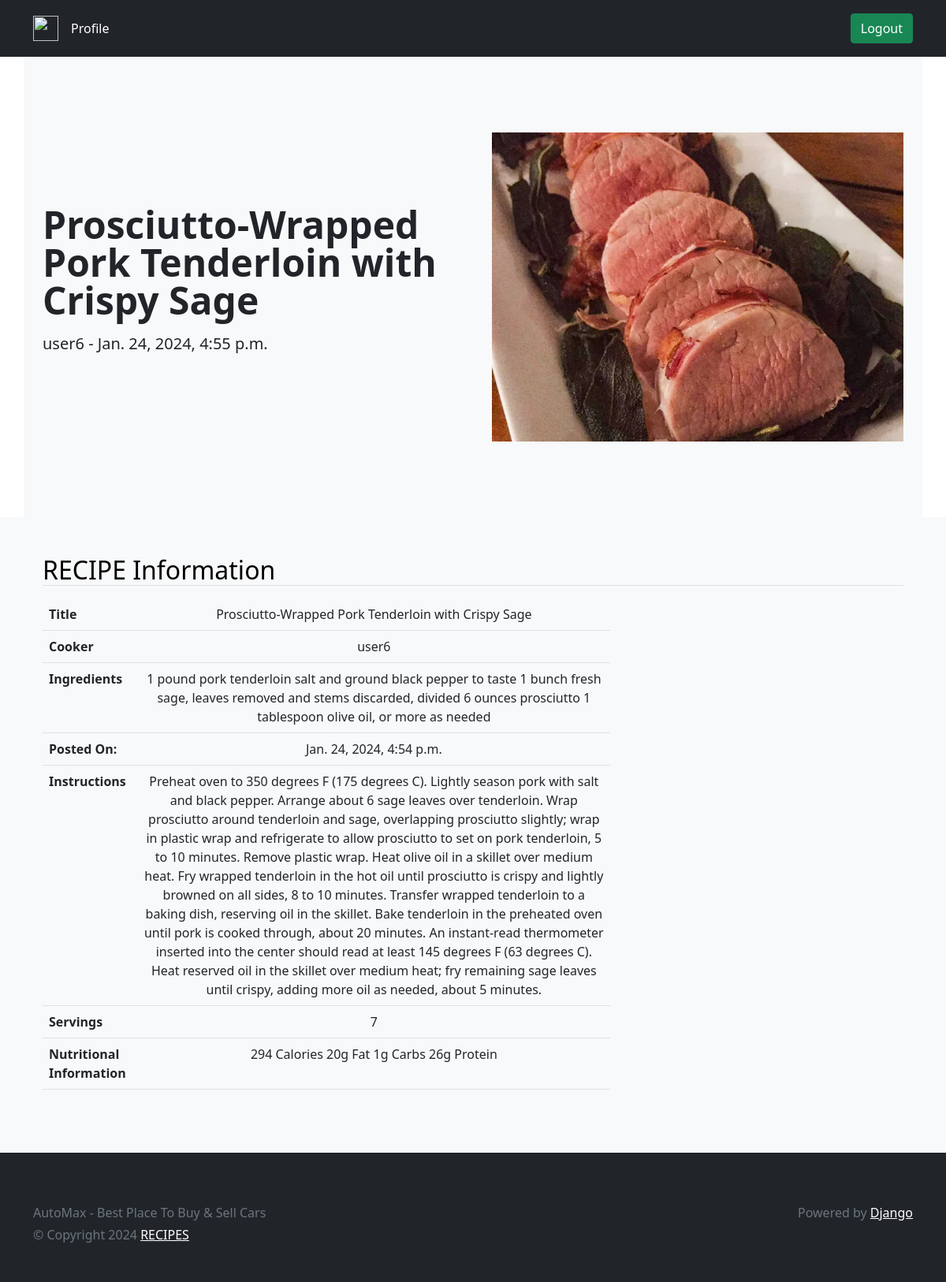
/view/7/ (signed in), run on the app's committed database.
### main/models.py (models this page shows, shortened)
class Recipe(models.Model):
    title = models.CharField(max_length=255)
    cooker = models.ForeignKey(User,on_delete = models.CASCADE)
    ingredients = models.TextField()
    instructions = models.TextField()
    cooking_time = models.PositiveIntegerField() # in minutes
    servings = models.PositiveIntegerField(default = 4)
    nutritional_information = models.TextField(blank=True, null=True)
    date_posted = models.DateTimeField(auto_now_add =True)
    date_updated = models.DateTimeField(auto_now =True)
    image = models.ImageField(upload_to='imges/')

### main/views.py (the view)
# urls.py: path('view/<int:id>/', view_view , name = 'view'),
@login_required
def view_view(request,id):
    try:
        recipe = Recipe.objects.get(id = id)
        if recipe is None:
            raise Exception
        return render(request, 'main/view.html',{'recipe': recipe})
    except Exception as e:
        messages.error(request,f'Invald id {id} was provided for recipe!')
        return redirect('home')

### main/templates/main/view.html
{% extends 'main/base.html' %}
{% load static %}
{% block content %}
<main>
    <section class="container col-xxl-8 px-4 py-5 bg-light">
      <div class="row flex-lg-row-reverse align-items-center g-5 py-5">
         <div class="col-10 col-sm-8 col-lg-6">
              <img src="{{ recipe.image.url }}" class="d-block mx-lg-auto img-fluid" width="1920" height="1080" loading="lazy">
         </div>
         <div class="col-lg-6">
            <h1 class="display-5 fw-bold lh-1 mb-3">{{ recipe.title}}</h1>
            <p class="lead">{{recipe.cooker.username}} - {{ recipe.date_updated}}</p>
         </div>
      </div>
    </section>
    <div class="bg-light">
        <div class="container px-4 py-5">
           <h2 class="mb-3 border-bottom" style="color: black;">RECIPE Information</h2>
           <div class="row row-cols-1 row-cols-md-3 mb-3 text-center">
              <div class="col-lg-8">
                  <div class="table-responsive">
                    <table class="table text-center">
                       <tbody>
                          <tr>
                            <th scope="row" class="text-start">Title</th>
                            <td>{{ recipe.title|capfirst }}</td>
                          </tr>
                          <tr>
                            <th scope="row" class="text-start">Cooker</th>
                            <td>{{ recipe.cooker.username }}</td>
                          </tr>
                          <tr>
                            <th scope="row" class="text-start">Ingredients</th>
                            <td>{{ recipe.ingredients }}</td>
                          </tr>
                          <tr>
                            <th scope="row" class="text-start">Posted On:</th>
                            <td>{{ recipe.date_posted }}</td>
                          </tr>
                          <tr>
                            <th scope="row" class="text-start">Instructions</th>
                            <td>{{ recipe.instructions }}</td>
                          </tr>
                          <tr>
                            <th scope="row" class="text-start">Servings</th>
                            <td>{{ recipe.servings }}</td>
                          </tr>
                          <tr>
                            <th scope="row" class="text-start">Nutritional Information</th>
                            <td>{{ recipe.nutritional_information }}</td>
                          </tr>
                       </tbody>
                    </table>
                  </div>
              </div>
           </div>
        </div>
    </div>
</main>
{% endblock %}

### data on the page
Recipe: image (picture), title "Prosciutto-Wrapped Pork Tenderloin with Crispy Sage", cooker.username "user6", date_updated "Jan. 24, 2024, 4:55 p.m.", ingredients "1 pound pork tenderloin salt and ground black pepper to taste 1 bunch fresh sage, leaves removed and stems discarded, divided 6 ounces prosciutto 1 tablespoon olive oil, or more as needed", date_posted "Jan. 24, 2024, 4:54 p.m.", instructions "Preheat oven to 350 degrees F (175 degrees C). Lightly season pork with salt and black pepper. Arrange about 6 sage leaves over tenderloin. Wrap prosciutto around tenderloin and sage, overlapping prosciutto slightly; wrap in plastic wrap and refrigerate to allow prosciutto to set on pork tenderloin, 5 to 10 minutes. Remove plastic wrap. Heat olive oil in a skillet over medium heat. Fry wrapped tenderloin in the hot oil until prosciutto is crispy and lightly browned on all sides, 8 to 10 minutes. Transfer wrapped tenderloin to a baking dish, reserving oil in the skillet. Bake tenderloin in the preheated oven until pork is cooked through, about 20 minutes. An instant-read thermometer inserted…", servings "7", nutritional_information "294 Calories 20g Fat 1g Carbs 26g Protein"
